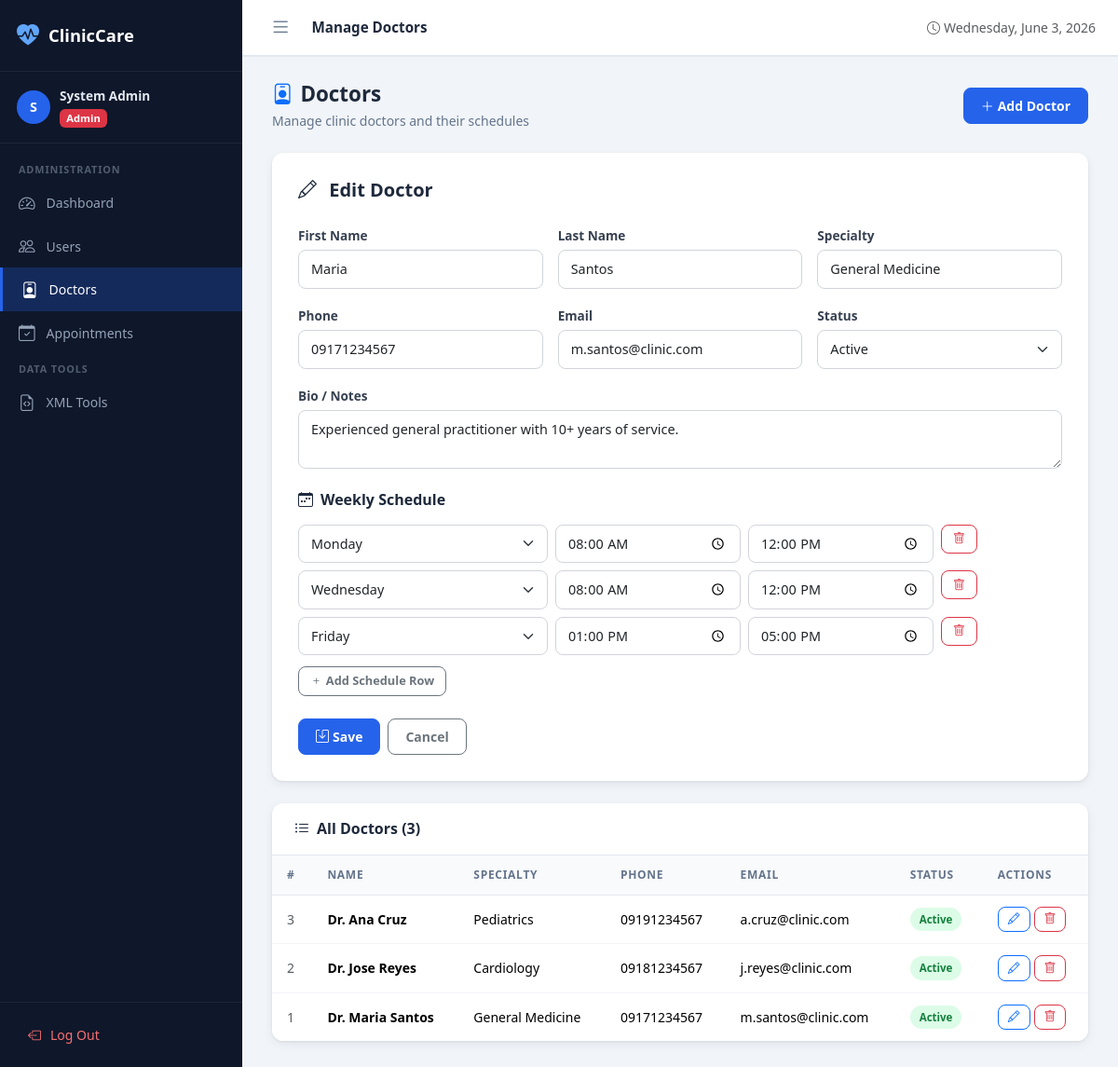
The app's page /admin/doctors.php?edit=1 (signed in) with its own data.
### tables this page shows
CREATE TABLE `doctors` (
  `id` int(11) NOT NULL,
  `first_name` varchar(50) NOT NULL,
  `last_name` varchar(50) NOT NULL,
  `specialty` varchar(100) NOT NULL,
  `phone` varchar(20) DEFAULT NULL,
  `email` varchar(100) DEFAULT NULL,
  `bio` text DEFAULT NULL,
  `status` enum('active','inactive') NOT NULL DEFAULT 'active',
  `created_at` timestamp NOT NULL DEFAULT current_timestamp()
);

CREATE TABLE `schedules` (
  `id` int(11) NOT NULL,
  `doctor_id` int(11) NOT NULL,
  `day_of_week` enum('Monday','Tuesday','Wednesday','Thursday','Friday','Saturday','Sunday') NOT NULL,
  `start_time` time NOT NULL,
  `end_time` time NOT NULL
);

### src/Database.php (called while the page is built, shortened)
<?php
class Database
{
    private static ?Database $instance = null;
    private PDO $pdo;
    private function __construct()
    {
        $socket = defined('DB_SOCKET') ? DB_SOCKET : '';
        if ($socket !== '') {
            $dsn = sprintf(
                'mysql:unix_socket=%s;dbname=%s;charset=utf8mb4',
                $socket,
                DB_NAME
            );
        } else {
            $dsn = sprintf(
                'mysql:host=%s;port=%d;dbname=%s;charset=utf8mb4',
                DB_HOST,
                DB_PORT,
                DB_NAME
            );
        }
        $options = [
            PDO::ATTR_ERRMODE            => PDO::ERRMODE_EXCEPTION,
            PDO::ATTR_DEFAULT_FETCH_MODE => PDO::FETCH_ASSOC,
            PDO::ATTR_EMULATE_PREPARES   => false,
        ];
        if (defined('PDO::MYSQL_ATTR_INIT_COMMAND')) {
            $options[PDO::MYSQL_ATTR_INIT_COMMAND] = "SET NAMES utf8mb4 COLLATE utf8mb4_unicode_ci";
        }
        try {
            $this->pdo = new PDO($dsn, DB_USER, DB_PASS, $options);
        } catch (PDOException $e) {
            throw new \RuntimeException('Database connection failed: ' . $e->getMessage(), (int) $e->getCode(), $e);
        }
    }
    public static function getInstance(): self
    {
        if (self::$instance === null) {
            self::$instance = new self();
        }
        return self::$instance;
    }
    public function execute(string $sql, array $params = []): PDOStatement
    {
        $stmt = $this->pdo->prepare($sql);
        $stmt->execute($params);
        return $stmt;
    }
    public function fetchOne(string $sql, array $params = []): ?array
    {
        $row = $this->execute($sql, $params)->fetch();
        return $row !== false ? $row : null;
    }
    public function fetchAll(string $sql, array $params = []): array
    {
        return $this->execute($sql, $params)->fetchAll();
    }
}

### src/Doctor.php (called while the page is built, shortened)
<?php
class Doctor
{
    private Database $db;
    public function __construct()
    {
        $this->db = Database::getInstance();
    }
    public function getAll(): array
    {
        return $this->db->fetchAll(
            "SELECT * FROM doctors ORDER BY last_name, first_name"
        );
    }
    public function getById(int $id): ?array
    {
        $doctor = $this->db->fetchOne('SELECT * FROM doctors WHERE id = ?', [$id]);
        if ($doctor) {
            $doctor['schedules'] = $this->db->fetchAll(
                'SELECT * FROM schedules WHERE doctor_id = ? ORDER BY FIELD(day_of_week,
                 "Monday","Tuesday","Wednesday","Thursday","Friday","Saturday","Sunday")',
                [$id]
            );
        }
        return $doctor;
    }
}

### public/admin/doctors.php (the view, shortened to what this page needs)
<?php
$doctorModel = new Doctor();
$editDoc = null;
$mode    = 'list';
if (isset($_GET['edit'])) {
    $editDoc = $doctorModel->getById((int) $_GET['edit']);
    $mode = 'edit';
} elseif (isset($_GET['add'])) {
    $mode = 'add';
}
$doctors = $doctorModel->getAll();
$days    = ['Monday','Tuesday','Wednesday','Thursday','Friday','Saturday','Sunday'];
include dirname(__DIR__) . '/includes/header.php';
?>
<div class="page-header d-flex align-items-center justify-content-between">
    <div>
        <h2><i class="bi bi-person-badge me-2 text-primary"></i>Doctors</h2>
        <p>Manage clinic doctors and their schedules</p>
    </div>
    <a href="<?= BASE_URL ?>/admin/doctors.php?add=1" class="btn btn-primary">
        <i class="bi bi-plus-lg me-1"></i>Add Doctor
    </a>
</div>
<?php if ($mode === 'add' || $mode === 'edit'): ?>
<div class="form-card mb-4">
    <h5 class="fw-bold mb-4">
        <i class="bi bi-<?= $mode === 'add' ? 'plus-circle' : 'pencil' ?> me-2"></i>
        <?= $mode === 'add' ? 'Add New Doctor' : 'Edit Doctor' ?>
    </h5>
    <form method="post">
        <div class="row g-3 mb-4">
            <div class="col-md-4">
                <label class="form-label">First Name</label>
                <input type="text" name="first_name" class="form-control"
                       value="<?= htmlspecialchars($editDoc['first_name'] ?? '') ?>" required>
            </div>
            <div class="col-md-4">
                <label class="form-label">Last Name</label>
                <input type="text" name="last_name" class="form-control"
                       value="<?= htmlspecialchars($editDoc['last_name'] ?? '') ?>" required>
            </div>
            <div class="col-md-4">
                <label class="form-label">Specialty</label>
                <input type="text" name="specialty" class="form-control"
                       value="<?= htmlspecialchars($editDoc['specialty'] ?? '') ?>"
                       placeholder="e.g. Cardiology" required>
            </div>
            <div class="col-md-4">
                <label class="form-label">Phone</label>
                <input type="tel" name="phone" class="form-control"
                       value="<?= htmlspecialchars($editDoc['phone'] ?? '') ?>">
            </div>
            <div class="col-md-4">
                <label class="form-label">Email</label>
                <input type="email" name="email" class="form-control"
                       value="<?= htmlspecialchars($editDoc['email'] ?? '') ?>">
            </div>
            <div class="col-md-4">
                <label class="form-label">Status</label>
                <select name="status" class="form-select">
                    <option value="active"   <?= ($editDoc['status'] ?? 'active') === 'active'   ? 'selected' : '' ?>>Active</option>
                </select>
            </div>
            <div class="col-12">
                <label class="form-label">Bio / Notes</label>
                <textarea name="bio" class="form-control" rows="2"><?= htmlspecialchars($editDoc['bio'] ?? '') ?></textarea>
            </div>
        </div>
        <?php if ($mode === 'edit'): ?>
        <h6 class="fw-bold mb-3"><i class="bi bi-calendar-week me-2"></i>Weekly Schedule</h6>
        <div id="scheduleRows">
            <?php if (!empty($editDoc['schedules'])): ?>
            <?php foreach ($editDoc['schedules'] as $sched): ?>
            <div class="row g-2 mb-2 schedule-row">
                <div class="col-md-4">
                    <select name="days[]" class="form-select form-select-sm">
                        <?php foreach ($days as $d): ?>
                        <option value="<?= $d ?>" <?= $sched['day_of_week'] === $d ? 'selected' : '' ?>><?= $d ?></option>
                        <?php endforeach; ?>
                    </select>
                </div>
                <div class="col-md-3">
                    <input type="time" name="start_times[]" class="form-control form-control-sm"
                           value="<?= $sched['start_time'] ?>">
                </div>
                <div class="col-md-3">
                    <input type="time" name="end_times[]" class="form-control form-control-sm"
                           value="<?= $sched['end_time'] ?>">
                </div>
                <div class="col-md-2">
                    <button type="button" class="btn btn-sm btn-outline-danger" onclick="this.closest('.schedule-row').remove()">
                        <i class="bi bi-trash"></i>
                    </button>
                </div>
            </div>
            <?php endforeach; ?>
            <?php endif; ?>
        </div>
        <button type="button" class="btn btn-sm btn-outline-secondary mt-1" id="addSchedule">
            <i class="bi bi-plus me-1"></i>Add Schedule Row
        </button>
        <?php endif; ?>
        <div class="d-flex gap-2 mt-4">
            <button type="submit" class="btn btn-primary">
                <i class="bi bi-save me-1"></i>Save
            </button>
            <a href="<?= BASE_URL ?>/admin/doctors.php" class="btn btn-outline-secondary">Cancel</a>
        </div>
    </form>
</div>
<?php endif; ?>
<div class="table-card">
    <div class="table-card-header">
        <h5><i class="bi bi-list-ul me-2"></i>All Doctors (<?= count($doctors) ?>)</h5>
    </div>
    <div class="table-responsive">
        <?php if (empty($doctors)): ?>
        <div class="empty-state">
            <i class="bi bi-person-badge d-block"></i>
            <h6>No doctors added yet</h6>
        </div>
        <?php else: ?>
        <table class="table">
            <thead>
                <tr><th>#</th><th>Name</th><th>Specialty</th><th>Phone</th><th>Email</th><th>Status</th><th>Actions</th></tr>
            </thead>
            <tbody>
                <?php foreach ($doctors as $d): ?>
                <tr>
                    <td class="text-muted"><?= $d['id'] ?></td>
                    <td class="fw-semibold">Dr. <?= htmlspecialchars($d['first_name'] . ' ' . $d['last_name']) ?></td>
                    <td><?= htmlspecialchars($d['specialty']) ?></td>
                    <td><?= htmlspecialchars($d['phone'] ?? '—') ?></td>
                    <td><?= htmlspecialchars($d['email'] ?? '—') ?></td>
                    <td>
                        <span class="status-badge status-<?= $d['status'] ?>"><?= ucfirst($d['status']) ?></span>
                    </td>
                    <td>
                        <div class="d-flex gap-1">
                            <a href="<?= BASE_URL ?>/admin/doctors.php?edit=<?= $d['id'] ?>" class="btn btn-sm btn-outline-primary btn-icon">
                                <i class="bi bi-pencil"></i>
                            </a>
                            <form method="post" onsubmit="return confirm('Delete Dr. <?= addslashes($d['first_name']) ?> <?= addslashes($d['last_name']) ?>?')">
                                <button class="btn btn-sm btn-outline-danger btn-icon"><i class="bi bi-trash"></i></button>
                            </form>
                        </div>
                    </td>
                </tr>
                <?php endforeach; ?>
            </tbody>
        </table>
        <?php endif; ?>
    </div>
</div>
<?php include dirname(__DIR__) . '/includes/footer.php'; ?>

### public/assets/css/style.css (style rules this page uses)
:root { --primary: #2563eb; --primary-dark: #1d4ed8; --primary-light: #eff6ff; --success: #16a34a; --warning: #d97706; --danger: #dc2626; --sidebar-width: 260px; --sidebar-bg: #0f172a; --sidebar-text: #94a3b8; --sidebar-active: #2563eb; --topbar-height: 60px; --font-main: 'Segoe UI', system-ui, -apple-system, sans-serif; --radius: 12px; --shadow: 0 1px 3px rgba(0,0,0,.08), 0 4px 12px rgba(0,0,0,.06); }
*, *::before, *::after { box-sizing: border-box; }
body { font-family: var(--font-main); background: #f1f5f9; color: #1e293b; margin: 0; }
.table-card { background: #fff; border-radius: var(--radius); box-shadow: var(--shadow); overflow: hidden; }
.table-card-header { display: flex; align-items: center; justify-content: space-between; padding: 18px 24px; border-bottom: 1px solid #e2e8f0; }
.table-card-header h5 { margin: 0; font-weight: 600; font-size: 1rem; }
.table-responsive { overflow-x: auto; }
.table { margin: 0; }
.table thead th { background: #f8fafc; color: #64748b; font-size: .75rem; text-transform: uppercase; letter-spacing: .06em; font-weight: 600; padding: 12px 16px; border-bottom: 1px solid #e2e8f0; white-space: nowrap; }
.table tbody td { padding: 12px 16px; vertical-align: middle; border-bottom: 1px solid #f1f5f9; font-size: .875rem; }
.table tbody tr:last-child td { border-bottom: none; }
.status-badge { display: inline-flex; align-items: center; gap: 5px; padding: 4px 10px; border-radius: 20px; font-size: .72rem; font-weight: 600; text-transform: capitalize; }
.status-active { background: #dcfce7; color: #15803d; }
.form-card { background: #fff; border-radius: var(--radius); box-shadow: var(--shadow); padding: 28px; }
.form-label { font-weight: 600; font-size: .85rem; color: #374151; margin-bottom: 5px; }
.form-control, .form-select { border-radius: 8px; border-color: #d1d5db; font-size: .9rem; padding: 9px 13px; transition: border-color .15s, box-shadow .15s; }
.btn { border-radius: 8px; font-weight: 600; font-size: .875rem; padding: 8px 18px; }
.btn-primary { background: var(--primary); border-color: var(--primary); }
.btn-sm { padding: 5px 12px; font-size: .8rem; }
.btn-icon { padding: 6px 10px; line-height: 1; }
.page-header { margin-bottom: 24px; }
.page-header h2 { font-size: 1.4rem; font-weight: 700; color: #1e293b; margin: 0; }
.page-header p { color: #64748b; margin: 4px 0 0; font-size: .875rem; }

### records on screen
doctors: first_name "Maria", last_name "Santos", specialty "General Medicine", phone "09171234567", email "m.santos@clinic.com", status "Active", bio "Experienced general practitioner with 10+ years of service.", id "1", first_name+last_name "Maria Santos"
schedules: day_of_week "Monday", start_time "08:00:00", end_time "12:00:00"
schedules: day_of_week "Wednesday", start_time "08:00:00", end_time "12:00:00"
schedules: day_of_week "Friday", start_time "13:00:00", end_time "17:00:00"
doctors: id "3", first_name+last_name "Ana Cruz", specialty "Pediatrics", phone "09191234567", email "a.cruz@clinic.com", status "Active"
doctors: id "2", first_name+last_name "Jose Reyes", specialty "Cardiology", phone "09181234567", email "j.reyes@clinic.com", status "Active"

### other values on screen
substr($_SESSION['full_name'], 0, 1) "S"
$_SESSION['full_name'] "System Admin"
$userRole "Admin"
$pageTitle "Manage Doctors"
count($doctors) "3"
